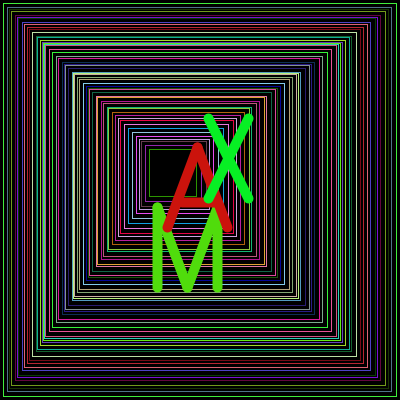
Frame 1 (no input)
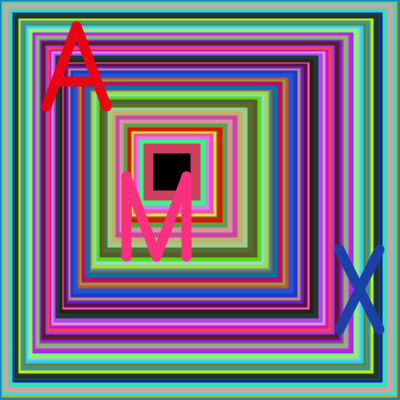
Frame 60 (the mouse pressed at the canvas centre just before this capture)
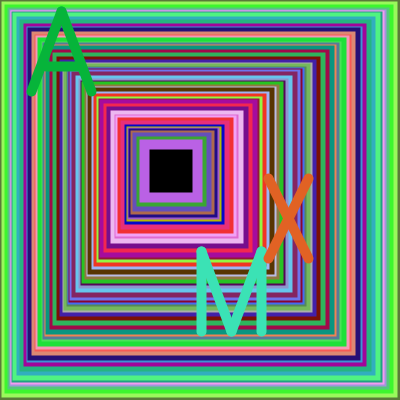
Frame 120 (the mouse held since frame 60 and released just before this capture)

The Processing sketch that drew these frames (run headless with seeded random() and noise(); from frame 60 on, the mouse is pressed at the canvas centre):

// Processing sketch: processing_108919
// ── processing_108919.pde

void setup(){
  size(400,400);
  background(23,52,3);
  rectMode(CORNERS);
}
void draw(){
  gradientBox();
  name();
  smooth();
  frameRate(8);
}
//randomize colors
color randomColors(){
  float R= random(1,250);
  float G =random(1,250);
  float B =random(1,250);
  return color(R,G,B);
}
//randomize location
float randomPlace(){
  float Rand =  random(10,270);
  return Rand;
}
//randomize size
float randomSize(){
  float Rand =  random(1,5);
  return Rand;
}
//makes the boxes
void gradientBox(){
  fill(0);
  int w=0, x=0, y=400,z=400;
  rect(w,x,y,z);
  while(y>=200){
    float rand = randomSize();//changes position of next box
    w+=rand;
    y-=rand;
    x+=rand;
    z-=rand;
    stroke(randomColors());
    if (x>300){
      exit();
    }
    else{
    rect(w,x,y,z);
    } 
  }
}
//creates letters
void name(){
  //m
  stroke(randomColors());
  strokeWeight(10);
  float M= randomPlace();//keeps Letters in proper shape
  line(M, M+50,M, M+130);
  line(M,M+50,M+30,M+130);
  line(M+60,M+50,M+30,M+130);
  line(M+60, M+50, M+60,M+130);
  //A
  stroke(randomColors());
  float A= randomPlace();//keeps Letters in proper shape
  line(A+20, A+80, A+50, A);
  line(A+80, A+80,A+50, A);
  line(A+35, A+55, A+70, A+55);
  //X
  stroke(randomColors());
  float X= randomPlace();//keeps Letters in proper shape
  line(X+90, X, X+130, X+80);
  line(X+90, X+80, X+130, X); 
}
